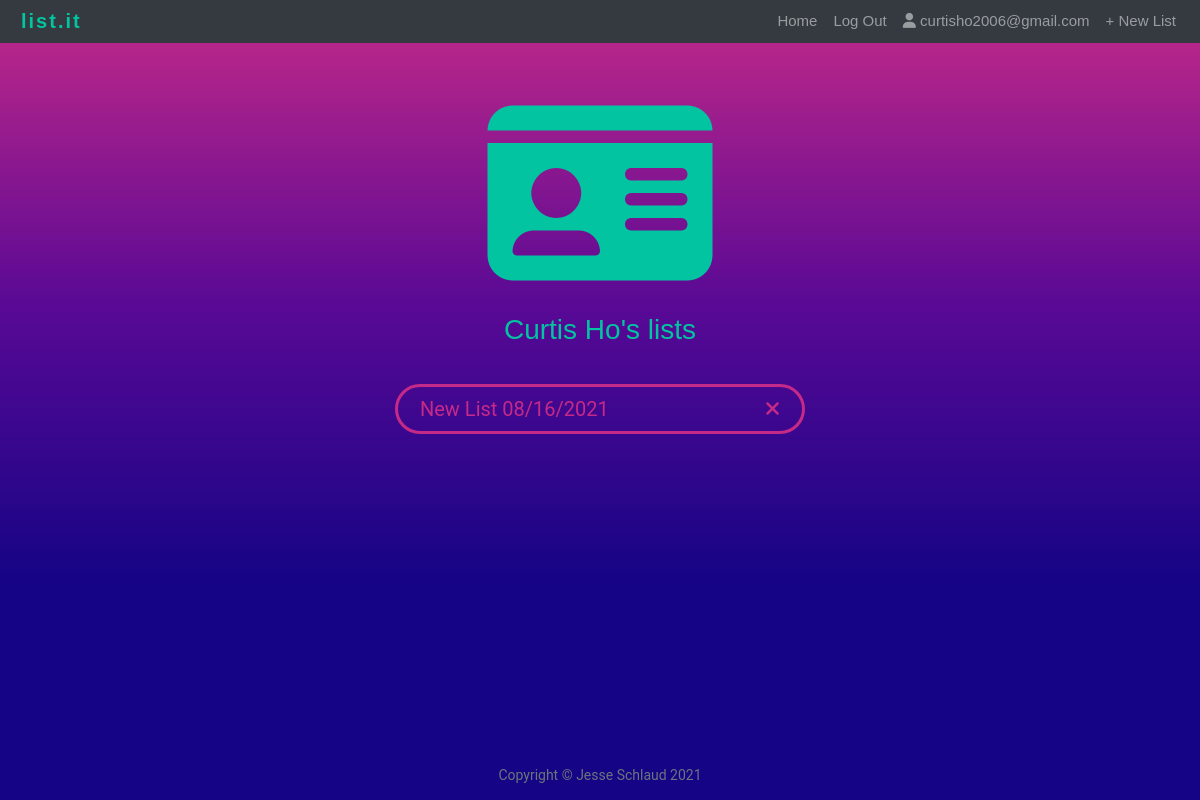
/user (signed in), run on the app's committed database.
### main.py (models this page shows, shortened)
class User(db.Model, UserMixin):
    __tablename__ = "users"
    id = db.Column(db.Integer, primary_key=True)
    name = db.Column(db.String(250), nullable=False)
    email = db.Column(db.String(250), nullable=False, unique=True)
    password = db.Column(db.String(250), nullable=False)
    lists = relationship("List", back_populates="user")
    __hash__ = object.__hash__

class List(db.Model):
    __tablename__ = "lists"
    id = db.Column(db.Integer, primary_key=True)
    url_key = db.Column(db.String(250), nullable=False, unique=True)
    name = db.Column(db.String(250), nullable=False)
    items = relationship("ListItem", back_populates="parent_list")
    user = relationship("User", back_populates="lists")
    user_id = db.Column(db.Integer, db.ForeignKey("users.id"))

### main.py (the view)
@app.route("/user", methods=["GET", "POST"])
def user_page():
    return render_template("user.html")

### main.py (called while the page is built)
@app.context_processor
def inject_now():
    return {'current_year': datetime.date.today().strftime("%Y"),
            'current_date': datetime.date.today().strftime("%Y-%m-%d")}

@login_manager.user_loader
def load_user(user_id):
    return User.query.get(user_id)

### templates/user.html (shortened to what this page needs)
<html lang="en">
<head>
    <link href="{{ url_for('static', filename='vendor/bootstrap/css/bootstrap.min.css') }}" rel="stylesheet">
    <link href="{{ url_for('static', filename='css/bootstrap-datepicker.min.css') }}" rel="stylesheet">
    <link href="{{ url_for('static', filename='css/newstyle.css') }}" rel="stylesheet">
</head>
<body class="u-page">
<div id="page-container">
    <div id="content-wrap">
        <header>
            <nav class="navbar py-0 navbar-expand-md navbar-dark bg-dark static-top" id="mainNav">
                <a class="navbar-brand" href="{{ url_for('home', url_key=url_key) }}">list.it</a>
                <div class="collapse navbar-collapse justify-content-end" id="navbarResponsive">
                    <ul class="navbar-nav">
                        <li class="nav-item">
                            <a class="nav-link" href="{{ url_for('home', url_key=url_key) }}">Home</a>
                        </li>
                        <li class="nav-item">
                            <a class="nav-link" href="{{ url_for('logout') }}">Log Out</a>
                        </li>
                        <li class="nav-item" data-toggle="popover" data-placement="bottom" data-trigger="hover"
                            data-content="View your lists.">
                            <a class="nav-link" href="{{ url_for('user_page') }}">
                                <i class="fas fa-user"></i>
                                {{ current_user.email }}
                            </a>
                        </li>
                        <li class="nav-item">
                            <a class="nav-link" href="{{ url_for('new_list') }}">+ New List</a>
                        </li>
                    </ul>
                </div>
            </nav>
        </header>
        <div>
            <div class="container user-card">
                <i class="fas fa-id-card"></i>
                <h3 id="userName">{{ current_user.name }}'s lists</h3>
            </div>
            <div style="margin-bottom: 75px;">
                {% for list in current_user.lists %}
                <div class="row">
                    <div class="col col-lg-4 col-8 mx-auto pill">
                        <a href="{{ url_for('home', url_key=list.url_key) }}" class="lname">
                            {{list.name}}
                        </a>
                        <a href="{{ url_for('del_list', url_key=list.url_key) }}" class="del-list"><i
                                class="fas fa-times"></i></a>
                    </div>
                </div>
                {% endfor %}
            </div>
        </div>
    </div>
    {% include 'footer.html' %}

### static/css/newstyle.css (style rules this page uses)
html, body { margin:0; padding:0; }
body { font-size: 20px; color: #212529; font-family: 'Roboto', sans-serif; }
h1, h2, h3, h4, h5, h6 { font-weight: 300; }
#mainNav { font-family: 'Josefin Sans', sans-serif; }
#mainNav .navbar-brand { font-size: 20px; font-weight: 700; color: #03C4A1; letter-spacing: 2px; margin-left: 5px; padding: 0; }
#mainNav .nav-item { font-size: 15px; font-weight: 400; padding-top: 2px; padding-bottom: 2px; }
.u-page { background: rgb(21,4,133); background: linear-gradient(0deg, rgba(21,4,133,1) 27%, rgba(89,9,149,1) 62%, rgba(198,42,136,1) 100%); }
.user-card { text-align: center; }
.user-card i { padding: 50px 50px 0 50px; }
#userName { font-family: 'Josefin Sans', sans-serif; font-weight: 400; padding: 20px 0 20px 0; }
.u-page .pill { background-color: transparent; border-width: 2px; border: solid; border-color: #C62A88; color: #C62A88; border-radius: 25px; display: flex; justify-content: space-between; margin: 10px; }
.u-page .pill a { font-size: 1em; padding: 7px; color: inherit; }
.u-page .pill a, a:hover, a:focus, a:active { text-decoration: none; }
.del-list i { padding-top: 5px; }
#page-container { position: relative; min-height: 100vh; }
#content-wrap { padding-bottom: 2.5rem; }
@media only screen and (min-width: 651px) { .user-card { font-size: 10em; color: #03C4A1; } }

### data on the page
User: email "curtisho2006@gmail.com", name "Curtis Ho"
List: name "New List 08/16/2021"
